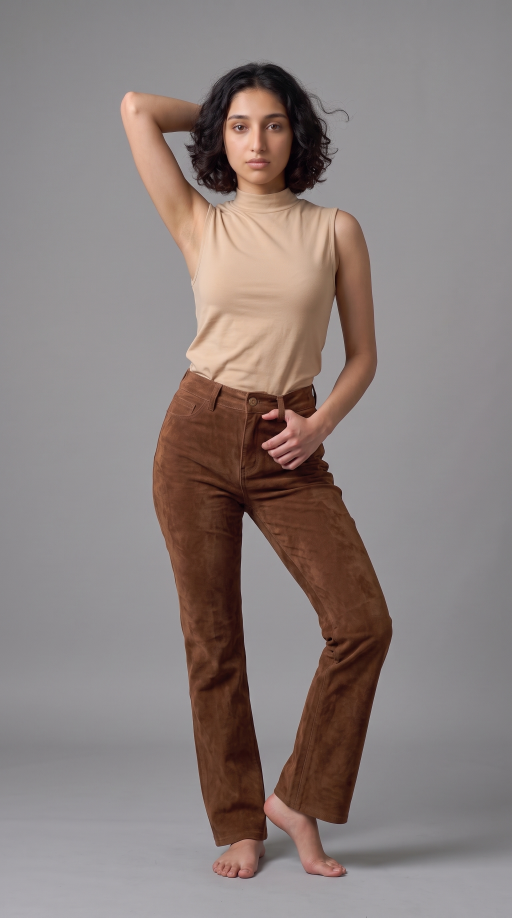
#> input picture campaign/part2/figures/Woman_posing_in_fashion_editorial_2K_20261018194519.jpg, 1536 x 2752 px (shown at 1/3 size)
$ python -i part2_assets.py   (imports and definitions only)
#> lines starting #> are read from the running program, lines starting #| are printed output that depends on the picture; after the words box and inside, x2 and y2 are one past the last pixel; in counts of white or black regions, pixels touching at a corner belong together
### tools/cutout.py
#!/usr/bin/env python3
"""Turn product photos on a plain backdrop into transparent, trimmed PNGs.

    python3 tools/cutout.py --outdir assets/products \
        white=shot-white.jpg black=shot-black.jpg brown=shot-brown.jpg

All inputs are cropped to ONE shared bounding box, so every colourway keeps the
same scale and position. That matters: the reels stack these images directly,
and a per-image crop would make the product jump as the reel spins.

Matting works from a heavily smoothed difference-from-backdrop field rather
than a raw colour threshold. A pale colourway can have edge pixels as close to
the backdrop as the backdrop itself, so filling inward from the border leaks
into the garment; the smoothed field stays elevated inside the product even
where local colour matches, and flat near zero on true backdrop.
"""
import subprocess, sys, re, os
import numpy as np
from scipy import ndimage


# [41 lines left out: functions probe, read_rgb, write_rgba, otsu, not called in this run]


def fit_backdrop(im, ring=48):
    """Model the backdrop as a smooth quadratic surface across the frame.

    Studio sweeps are rarely evenly lit: one of these shots falls off from
    rgb(211,208,215) at the top-left to rgb(167,163,171) at the bottom-right.
    Against a single median colour the dark corner reads as far from the
    backdrop as the garment does, and the whole frame mattes as foreground.
    Fitting 1, x, y, x^2, xy, y^2 per channel to the border tracks the falloff.
    """
#> called with ring = 48
    h, w, _ = im.shape
#> h = 2752; w = 1536
    yy, xx = np.mgrid[0:h, 0:w]
    xn, yn = xx / w - 0.5, yy / h - 0.5

    edge = np.zeros((h, w), bool)
    edge[:ring] = edge[-ring:] = True
    edge[:, :ring] = edge[:, -ring:] = True

    basis = lambda X, Y: np.stack([np.ones_like(X), X, Y, X*X, X*Y, Y*Y], axis=-1)
    A = basis(xn[edge], yn[edge])
    full = basis(xn, yn).reshape(-1, 6)
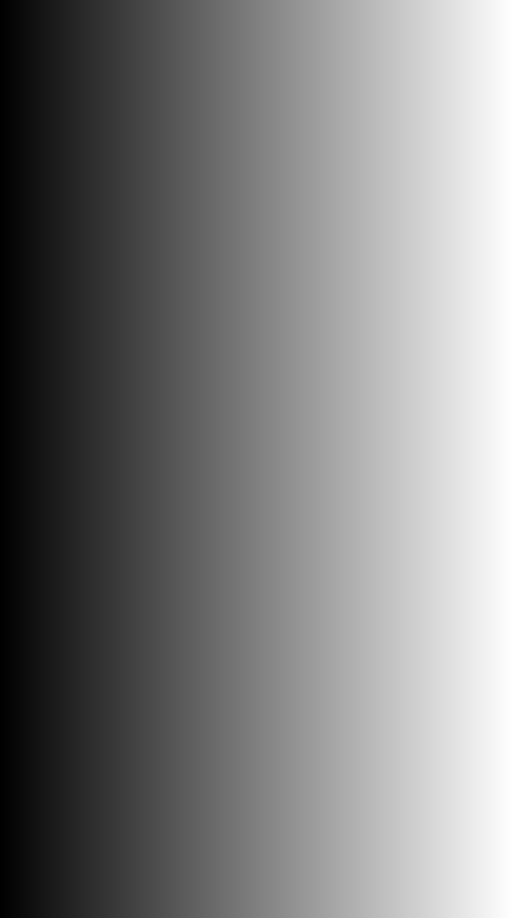
#> xn: shape (2752, 1536) float64 (shown at 1/3 size); min -0.5, max 0.499, mean -0.000326; drawn with min black and max white

    out = np.empty_like(im)
    for c in range(3):
        # median-ish fit: drop the tail so a garment touching the edge can't pull it
        coef, *_ = np.linalg.lstsq(A, im[..., c][edge], rcond=None)
        pred = A @ coef
        keep = np.abs(im[..., c][edge] - pred) < 3 * np.std(im[..., c][edge] - pred) + 1e-6
        coef, *_ = np.linalg.lstsq(A[keep], im[..., c][edge][keep], rcond=None)
        out[..., c] = (full @ coef).reshape(h, w)
#> this loop made 3 passes
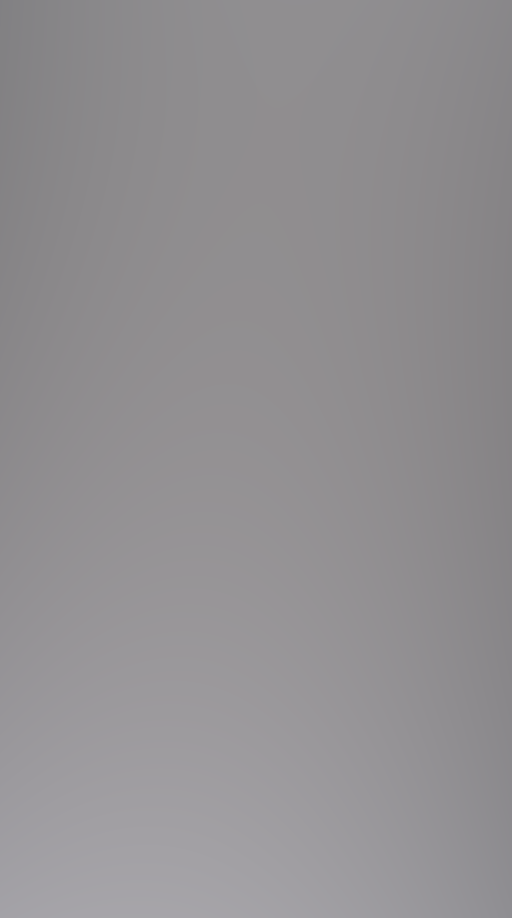
#> out: shape (2752, 1536, 3) float32 (shown at 1/3 size); mean R, G, B 149, 145.5, 150.1
    return out


# [113 lines left out: functions enclosed_backdrop, matte, main, not called in this run]


# [2 lines that do not run on import are left out]

### tools/part2_assets.py
#!/usr/bin/env python3
"""Prepare every layer of the part 2 lookbook slide.

    python3 tools/part2_assets.py

Writes transparent PNGs, the stitched meadow and a manifest to
campaign/part2/assets/. Figures are matted with BiRefNet (rembg,
birefnet-portrait): the flat-backdrop matte in cutout.py cannot separate skin
from a mid-grey sweep. Paintings were made on flat grey with clean edges, so
paint_matte() handles them.
"""
import glob, json, os, sys
import numpy as np
from PIL import Image
from scipy import ndimage

sys.path.insert(0, os.path.dirname(os.path.abspath(__file__)))
from cutout import fit_backdrop

SRC = 'campaign/part2'
OUT = 'campaign/part2/assets'

# Filenames say nothing about content; mapped by eye (and generation order).
FIGURES = {
    'f1': 'Woman_posing_in_fashion_editorial_2K_20261018194519.jpg',   # Model A, beige tank
    'f2': 'Woman_walking_runway_in_outfit_2K_20261018194524.jpg',      # Model B, white tee set
    'f3': 'Woman_posing_in_high_fashion_2K_20261018194527.jpg',        # Model A, brown tank
    'f4': 'Woman_posing_in_editorial_photog…_2K_20261018194534.jpg',   # Model B, beige cami set
    'f5': 'Woman_seated_on_ground_2K_20261018194536.jpg',              # Model A, white cami set
    'f6': 'Woman_posing_in_fashion_photograph_2K_20261018194539.jpg',  # Model B, black tee set
}
PAINTINGS = {
    'pampas':  'Painting_pampas_grass_cluster_2K_20261018201229.jpg',
    'callas':  'Painting_white_calla_lilies_2K_20261018201235.jpg',
    'oak':     'Painting_autumn_oak_branch_2K_20261018201237.jpg',
    'roses':   'Painting_antique_garden_roses_2K_20261018201244.jpg',
    'cosmos':  'Painting_white_cosmos_and_daisies_2K_20261018201247.jpg',
    'dahlias': 'Painting_dark_dahlias_on_stems_2K_20261018201250.jpg',
    'grasses': 'Painting_wild_meadow_grasses_2K_20261018201255.jpg',
    'lace':    "Painting_Queen_Anne's_lace_stems_2K_20261018201256.jpg",
    'butterfly_closed': 'Edit_image_1._Show_the_2K_20261018201307.jpg',
}
BUTTERFLY_OPEN = 'Using_image_1_only_as_2K_20261018201304.jpg'
DRIFT_SHEET = 'Painting_botanical_elements_in_grid_2K_20261018202009.jpg'
TILES = ['Green_meadow_and_hazy_sky_2K_20261018203659.jpg',
         'Creating_next_panorama_frame_2K_20261018203703.jpg',
         'Create_next_panorama_frame_2K_20261018203706.jpg',
         'Creating_next_panorama_frame_2K_20261018203708.jpg',
         'Create_continuous_panorama_final…_2K_20261018203711.jpg']
# Measured overlap between consecutive tiles at native width (1536). Only 2->3
# repeats its neighbour exactly (NCC 0.99 at 335px); the others are joined on a
# minimum-error seam inside a 200px band.
OVERLAPS = [200, 335, 200, 200]
SCREEN_H = 1920
# Raised arms put f6's bounding box above her head; the head top is read off the
# cut-out by eye so her body can be scaled to match the others.
HEAD_ROW = {'f6': 431}


def save(im, name, manifest, **meta):
    im.save(f'{OUT}/{name}.png', optimize=True)
    manifest[name] = {'w': im.width, 'h': im.height, **meta}


def rgba(rgb, alpha):
    return Image.fromarray(np.dstack([np.clip(rgb, 0, 255).astype(np.uint8),
                                      (np.clip(alpha, 0, 1) * 255).astype(np.uint8)]), 'RGBA')


# [32 lines left out: function figures, not called in this run]


def paint_matte(path, lo=9.0, hi=30.0, min_part=150):
    """Matte for a painting on a flat grey sweep.

    cutout.matte() keeps only the largest connected shape, which is right for a
    single garment but drops every separate stroke of a painting - plume tips,
    loose petals, the second flower. Here alpha is a soft ramp on the distance
    from the fitted backdrop, and only specks below min_part pixels are removed.
    """
    im = np.asarray(Image.open(path).convert('RGB'), dtype=np.float32)
    bg = fit_backdrop(im)
    dist = ndimage.gaussian_filter(np.linalg.norm(im - bg, axis=2), 0.8)
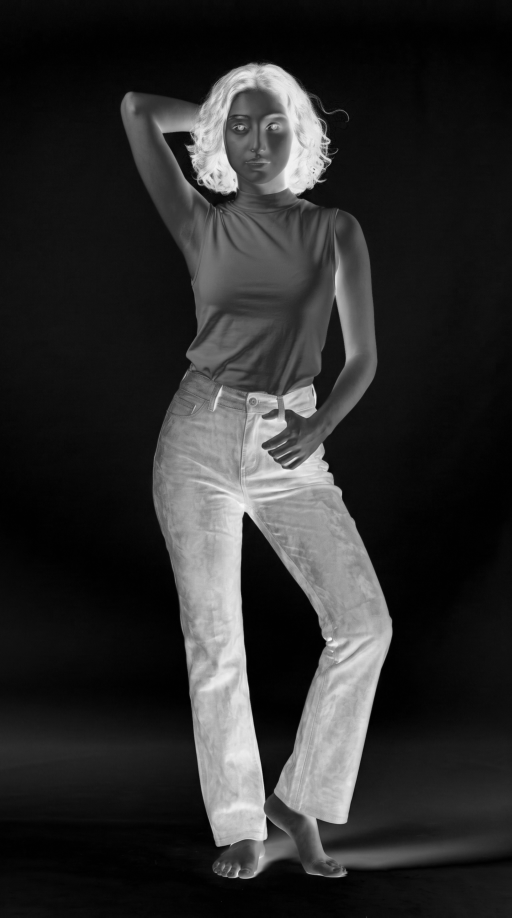
#> dist: shape (2752, 1536) float32 (shown at 1/3 size); min 0.553, max 252.7, mean 45
    a = np.clip((dist - lo) / (hi - lo), 0, 1)
    solid = a > 0.5
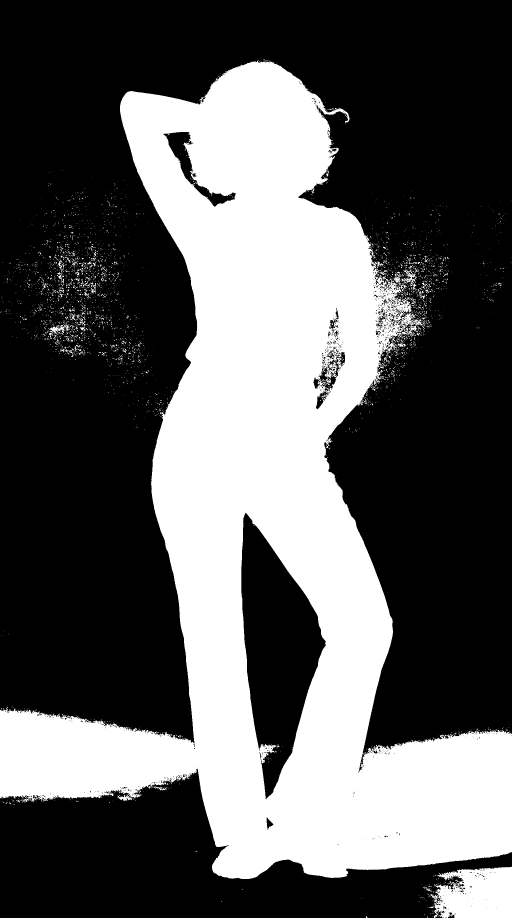
#> solid: shape (2752, 1536) bool (shown at 1/3 size); 36.3% white; 3541 white regions (3376 under 20 px), largest, box (x1, y1, x2, y2) and area: (0, 181, 1536, 2637) 1483959, (1292, 2600, 1536, 2752) 29593, (1205, 807, 1252, 871) 814
    lbl, n = ndimage.label(ndimage.binary_dilation(solid, iterations=2))
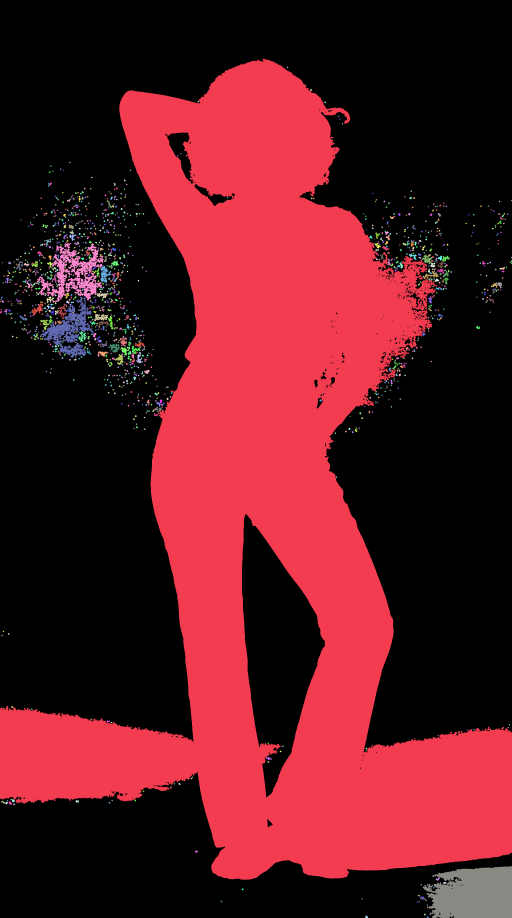
#> lbl: shape (2752, 1536) int32 (shown at 1/3 size); 1222 distinct labels, from 0 to 1221; one colour per label, 0 black
#> n = 1221
    if n:
        sizes = ndimage.sum(solid, lbl, range(1, n + 1))
#> sizes = 1221 values, max 1490966 at index 0, min 1 at index 1, mean 1256.9
        a = a * np.isin(lbl, 1 + np.flatnonzero(sizes >= min_part))
    # A pale subject's edge strokes can sit darker than the sweep; against the
    # bright sky they read as a grey outline. Fade edge pixels that are darker
    # than the backdrop when the subject itself is lighter than it.
    lum = lambda x: x @ np.array([0.299, 0.587, 0.114], np.float32)
    ld = ndimage.gaussian_filter(lum(im) - lum(bg), 1.0)
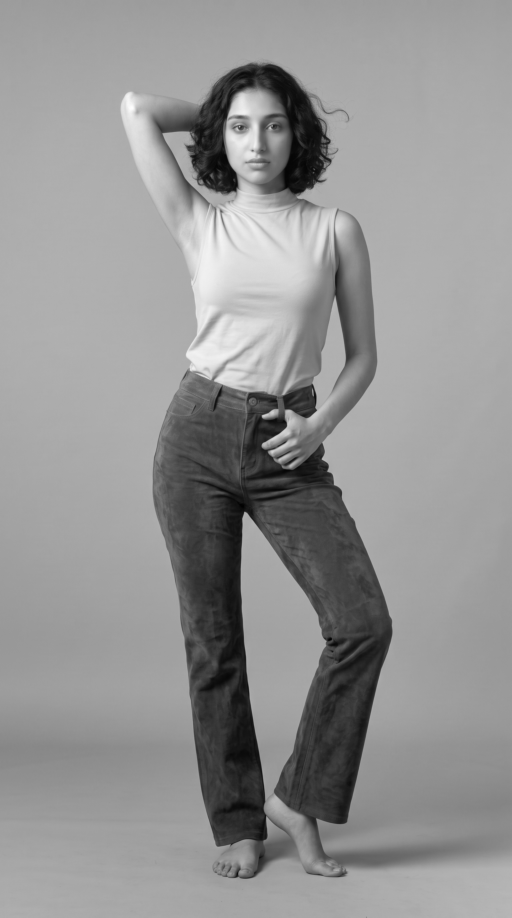
#> ld: shape (2752, 1536) float32 (shown at 1/3 size); min -145.2, max 81.3, mean -13.6; drawn with min black and max white
    if np.median(ld[a > 0.9]) > 0:
        a = np.where((a < 0.97) & (ld < 0), a * np.clip(1 + ld / 6, 0, 1), a)
    a3 = np.clip(a, 1e-3, 1)[..., None]
    rgb = np.where((a < 0.98)[..., None], bg + (im - bg) / a3, im)
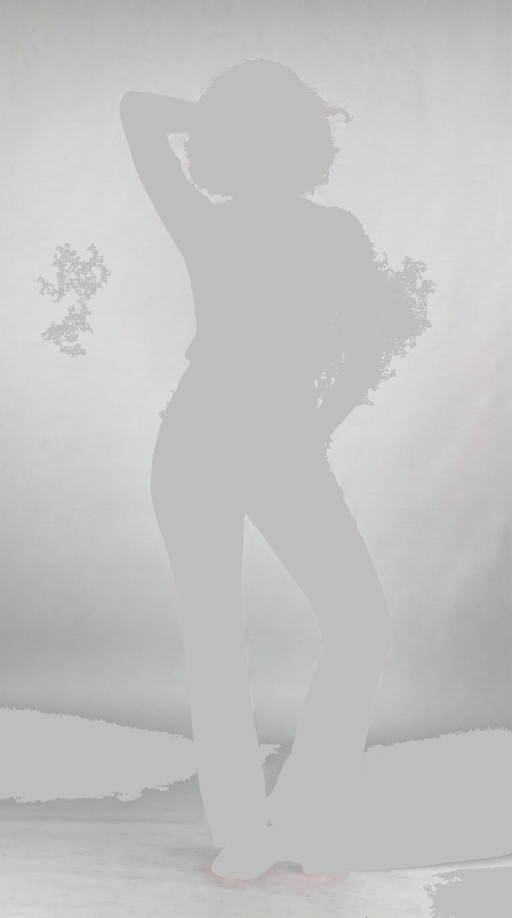
#> rgb: shape (2752, 1536, 3) float32 (shown at 1/3 size); mean R, G, B 1820.4, 1886.5, 1894.5; drawn with min black and max white
    return rgb, a


# [129 lines left out: functions paintings, seam_mask, panorama, handoff, write_manifest, main, not called in this run]


# [2 lines not run here, left out]

>>> result = paint_matte('../campaign/part2/figures/Woman_posing_in_fashion_editorial_2K_20261018194519.jpg')
